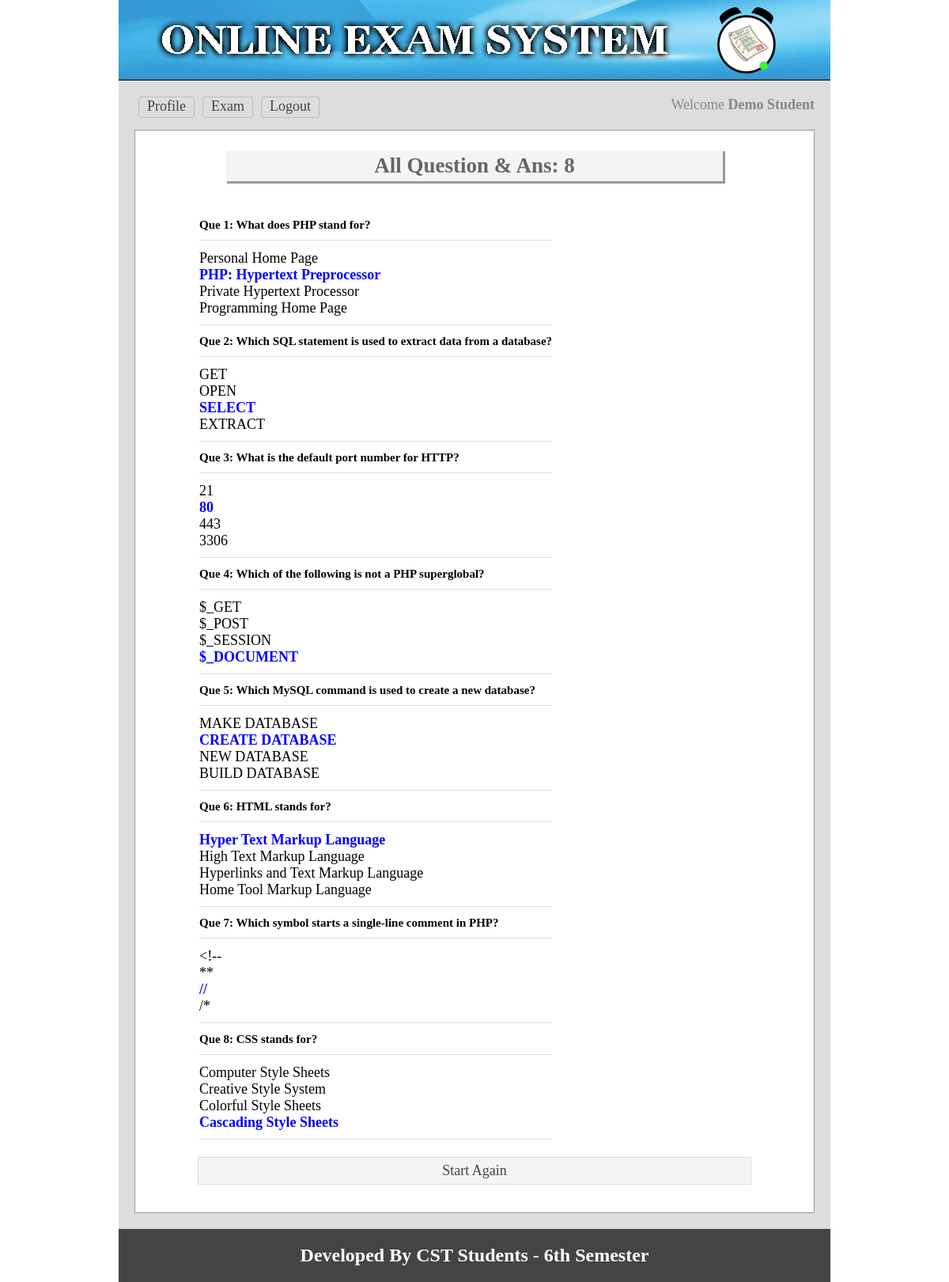
/viewans.php (signed in), run on the app's committed database.
### tables this page shows
CREATE TABLE `question` (
  `question_id` int(11) NOT NULL,
  `question` varchar(5000) NOT NULL,
  `option1` varchar(500) NOT NULL,
  `option2` varchar(500) NOT NULL,
  `option3` varchar(500) NOT NULL,
  `option4` varchar(500) NOT NULL,
  `correct_option` varchar(1) NOT NULL
);

### inc/functions.php (called while the page is built, shortened)
<?php
function e($value)
{
    return htmlspecialchars((string) $value, ENT_QUOTES, 'UTF-8');
}
function db_prepare(mysqli $conn, $sql, $types = '', $params = array())
{
    $stmt = $conn->prepare($sql);
    return $stmt;
}

### viewans.php (the view, shortened to what this page needs)
<?php
$stmt = db_prepare($conn, 'SELECT * FROM question ORDER BY question_id ASC');
$stmt->execute();
$resultSet = $stmt->get_result();
$questionList = array();
while ($row = $resultSet->fetch_assoc()) {
    $questionList[] = $row;
}
$total = count($questionList);
require_once __DIR__ . '/inc/header.php';
?>
<div class="main">
<h1>All Question &amp; Ans: <?php echo (int) $total; ?></h1>
	<div class="viewans">
		<table>
			<?php
			foreach ($questionList as $index => $result) {
				$i = $index + 1;
			?>
			<tr>
				<td colspan="2">
				 <h3>Que <?php echo $i; ?>: <?php echo e($result['question']); ?></h3>
				</td>
			</tr>
			<tr>
				<td>
				  <?php
					for ($j = 1; $j <= 4; $j++) {
						$option_text = $result['option' . $j];
						$style = '';
						$indicator = '';
						if ((int) $result['correct_option'] === $j) {
							$style = 'color:blue; font-weight:bold;';
						}
						echo "<span style='" . e($style) . "'>" . e($option_text) . '</span>' . $indicator . '<br>';
					}
				  ?>
				  <div></div>
				</td>
			</tr>
			<?php } ?>
		</table>
		<a href="starttest.php">Start Again</a>
	</div>
</div>
<?php include 'inc/footer.php'; ?>

### css/main.css (style rules this page uses)
* { margin: 0; padding: 0; outline: none; }
body { font-family: verdana; }
.main { background: #fff none repeat scroll 0 0; border: 1px solid #999; margin-top: 10px; min-height: 368px; padding: 15px; width: 828px; }
.main h1 { background: #f4f4f4 none repeat scroll 0 0; box-shadow: 2px 2px 0 1px #999; color: #666; margin: 10px auto 25px; padding: 4px; text-align: center; width: 620px; }
.starttest a, .viewans a { background: #f4f4f4 none repeat scroll 0 0; border: 1px solid #ddd; color: #444; display: block; margin-top: 10px; padding: 6px 10px; text-align: center; text-decoration: none; }
.viewans { margin: 0 auto; padding: 20px; width: 700px; }
.viewans h3 { border-bottom: 1px solid #ddd; font-size: 15px; margin-bottom: 10px; padding-bottom: 10px; }
.viewans div { border-bottom: 1px solid #ddd; margin-bottom: 10px; padding-bottom: 10px; }

### data on the page
question: i "1", question "What does PHP stand for?", option1 "Personal Home Page", option2 "PHP: Hypertext Preprocessor", option3 "Private Hypertext Processor", option4 "Programming Home Page"
question: i "2", question "Which SQL statement is used to extract data from a database?", option1 "GET", option2 "OPEN", option3 "SELECT", option4 "EXTRACT"
question: i "3", question "What is the default port number for HTTP?", option1 "21", option2 "80", option3 "443", option4 "3306"
question: i "4", question "Which of the following is not a PHP superglobal?", option1 "$_GET", option2 "$_POST", option3 "$_SESSION", option4 "$_DOCUMENT"
question: i "5", question "Which MySQL command is used to create a new database?", option1 "MAKE DATABASE", option2 "CREATE DATABASE", option3 "NEW DATABASE", option4 "BUILD DATABASE"
question: i "6", question "HTML stands for?", option1 "Hyper Text Markup Language", option2 "High Text Markup Language", option3 "Hyperlinks and Text Markup Language", option4 "Home Tool Markup Language"
question: i "7", question "Which symbol starts a single-line comment in PHP?", option1 "<!--", option2 "**", option3 "//", option4 "/*"
question: i "8", question "CSS stands for?", option1 "Computer Style Sheets", option2 "Creative Style System", option3 "Colorful Style Sheets", option4 "Cascading Style Sheets"

### other printed values
$_SESSION['name'] "Demo Student"
$total "8"
